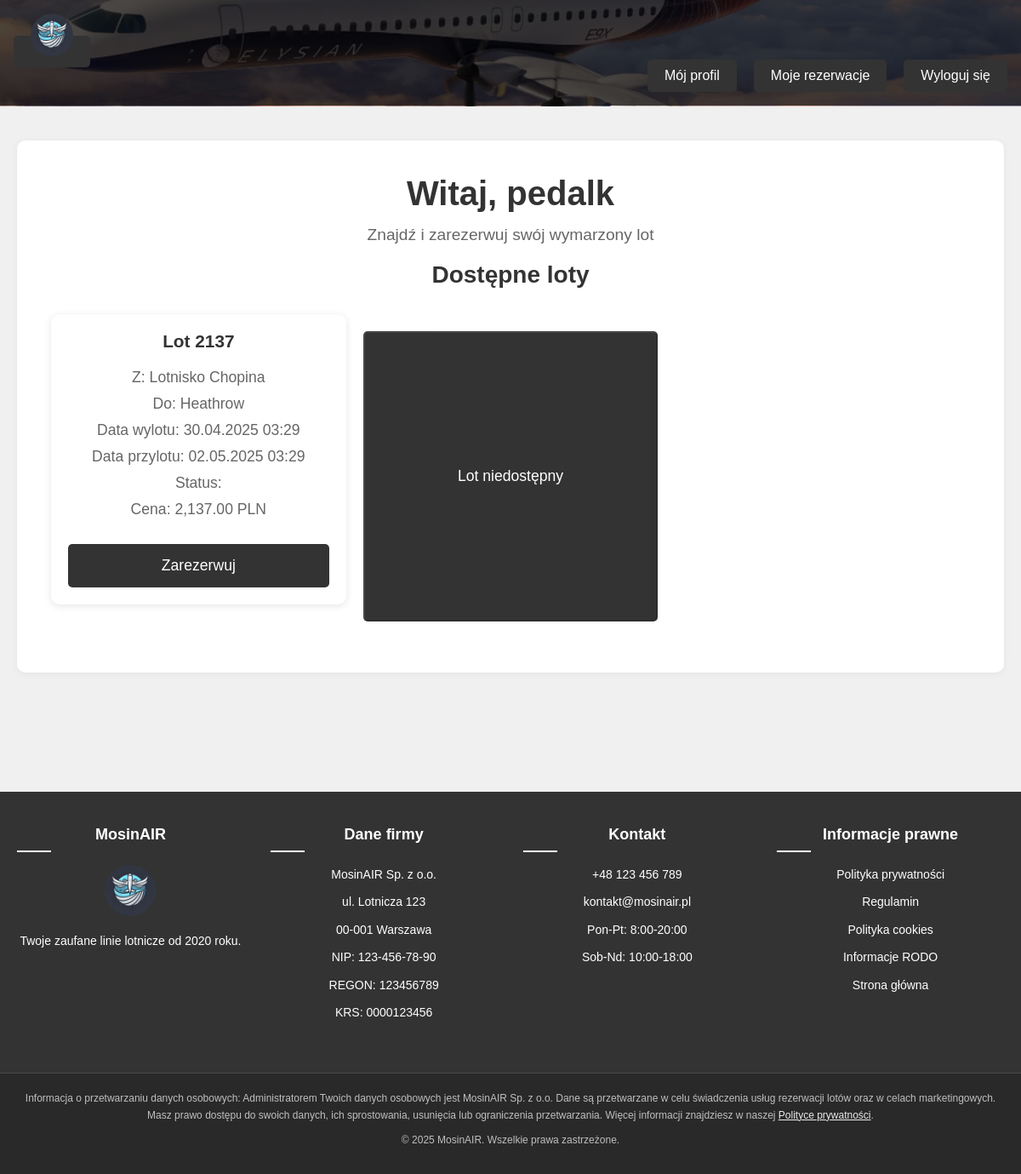
/strona/main/loginuser.php (signed in), run on the app's committed database.
### tables this page shows
CREATE TABLE `loty` (
  `id` int(11) NOT NULL,
  `id_samolotu` int(11) NOT NULL,
  `id_lotniska_start` int(11) NOT NULL,
  `id_lotniska_koniec` int(11) NOT NULL,
  `id_linii_lotniczych` int(11) NOT NULL,
  `numer_lotu` varchar(10) NOT NULL,
  `data_start` datetime NOT NULL,
  `data_koniec` datetime NOT NULL,
  `status_lotu` enum('planowany','boarding','w_locie','wyladowal','opozniony','odwolany') NOT NULL,
  `id_gate_wylot` int(11) DEFAULT NULL,
  `id_gate_przylot` int(11) DEFAULT NULL,
  `cena` decimal(10,2) DEFAULT NULL,
  `dostepne_miejsca` int(11) DEFAULT NULL
);

CREATE TABLE `lotniska` (
  `id` int(11) NOT NULL,
  `nazwa` varchar(255) NOT NULL,
  `miasto` varchar(255) NOT NULL,
  `kraj` varchar(255) NOT NULL,
  `kod_IATA` varchar(3) NOT NULL,
  `terminal_count` int(11) NOT NULL
);

### strona/main/loginuser.php (the view, shortened to what this page needs)
<?php
    require_once '../config.php';
    $query = "SELECT l.*,
              ls1.nazwa as lotnisko_start,
              ls2.nazwa as lotnisko_koniec
              FROM loty l
              JOIN lotniska ls1 ON l.id_lotniska_start = ls1.id
              JOIN lotniska ls2 ON l.id_lotniska_koniec = ls2.id";
    $stmt = $db->query($query);
    $loty = $stmt->fetchAll();
?>
<!DOCTYPE html>
<html lang="pl">
<head>
    <link rel="stylesheet" href="../dodatki/style.css">
</head>
<body>
    <header>
        <nav>
            <div class="logo">
                <a href="loginuser.php">
                    <img src="../zdjecia/logo/logo_mosinair.jpeg" alt="MosinAIR Logo" width="50" height="50">
                </a>
            </div>
            <div class="nav-links">
                <a href="profil.php">Mój profil</a>
                <a href="moje_rezerwacje.php">Moje rezerwacje</a>
                <a href="../main/logout.php">Wyloguj się</a>
            </div>
        </nav>
    </header>
    <main>
        <section class="welcome">
        <h1>Witaj, <?php echo isset($_SESSION['imie']) ? htmlspecialchars($_SESSION['imie']) : 'Użytkowniku'; ?></h1>
            <p>Znajdź i zarezerwuj swój wymarzony lot</p>
            <section class="flights">
            <h2>Dostępne loty</h2>
            <div class="flights-container">
            <?php foreach($loty as $lot): ?>
<div class="flights-container">
    <?php foreach($loty as $lot): ?>
        <div class="flight-card">
            <div class="flight-details">
                <h3>Lot <?php echo htmlspecialchars($lot['numer_lotu']); ?></h3>
                <p>Z: <?php echo htmlspecialchars($lot['lotnisko_start']); ?></p>
                <p>Do: <?php echo htmlspecialchars($lot['lotnisko_koniec']); ?></p>
                <p>Data wylotu: <?php echo date('d.m.Y H:i', strtotime($lot['data_start'])); ?></p>
                <p>Data przylotu: <?php echo date('d.m.Y H:i', strtotime($lot['data_koniec'])); ?></p>
                <p>Status: <?php echo htmlspecialchars($lot['status_lotu']); ?></p>
                <?php if(isset($lot['cena'])): ?>
                <p>Cena: <?php echo number_format($lot['cena'], 2); ?> PLN</p>
                <?php endif; ?>
            </div>
            <a href="rezerwacja.php?id=<?php echo $lot['id']; ?>" class="book-button">Zarezerwuj</a>
        </div>
    <?php endforeach; ?>
</div>
        <?php if(in_array(strtolower($lot['status_lotu']), ['aktywny', 'dostępny', 'otwarty', 'planowany'])): ?>
            <a href="rezerwacja.php?id=<?php echo $lot['id']; ?>" class="book-button">Zarezerwuj</a>
        <?php else: ?>
            <button class="book-button disabled" disabled>Lot niedostępny</button>
        <?php endif; ?>
    </div>
<?php endforeach; ?>
        </section>
    </main>
    <?php include './footer/footer.php'; ?>
</body>
</html>

### strona/dodatki/style.css (style rules this page uses)
* { margin: 0; padding: 0; box-sizing: border-box; font-family: 'Arial', sans-serif; }
body { background-color: #f0f0f0; min-height: 100vh; display: flex; flex-direction: column; }
header { background-image: url('../zdjecia/samolot.jpg'); background-size: cover; background-position: center; background-repeat: no-repeat; height: 125px; width: 100%; position: relative; }
nav { background-color: rgba(0, 0, 0, 0.7); padding: 1rem; position: absolute; width: 100%; top: 0; }
.logo img { border-radius: 50%; transition: transform 0.3s ease; }
.nav-links { display: flex; gap: 20px; justify-content: right; }
nav a { color: #ffffff; text-decoration: none; padding: 10px 20px; border-radius: 5px; transition: background-color 0.3s ease; background-color: #333333; }
main { max-width: 1200px; margin: 40px auto; padding: 0 20px; flex: 1; }
.welcome { text-align: center; margin-bottom: 40px; padding: 40px; background-color: #ffffff; border-radius: 10px; box-shadow: 0 2px 10px rgba(0,0,0,0.05); }
.welcome h1 { font-size: 2.5em; color: #333333; margin-bottom: 15px; }
.welcome p { font-size: 1.2em; color: #666666; }
.flights { width: 100%; max-width: 100%; padding: 20px 0; }
.flights h2 { text-align: center; width: 100%; margin-bottom: 30px; color: #333333; font-size: 28px; }
.flights-container { display: grid; grid-template-columns: repeat(auto-fill, minmax(300px, 1fr)); gap: 20px; width: 100%; max-width: 1200px; margin: 0 auto; }
.flight-card { display: flex; flex-direction: column; justify-content: space-between; background-color: #ffffff; border-radius: 10px; box-shadow: 0 2px 10px rgba(0,0,0,0.1); padding: 20px; margin-bottom: 20px; transition: transform 0.3s ease, box-shadow 0.3s ease; }
.flight-details h3 { color: #333333; margin-bottom: 20px; font-size: 1.3em; }
.flight-details p { margin: 10px 0; color: #666666; font-size: 1.1em; }
.book-button { display: inline-block; width: 100%; background-color: #333333; color: white; padding: 15px 20px; text-decoration: none; border-radius: 5px; text-align: center; margin-top: 20px; font-size: 1.1em; transition: background-color 0.3s ease; }

### data on the page
loty: numer_lotu "2137", id_lotniska_start.nazwa "Lotnisko Chopina", id_lotniska_koniec.nazwa "Heathrow", data_start "30.04.2025 03:29", data_koniec "02.05.2025 03:29", cena "2,137.00", status_lotu "Lot niedostępny"

### other printed values
$_SESSION['imie'] "pedalk"
